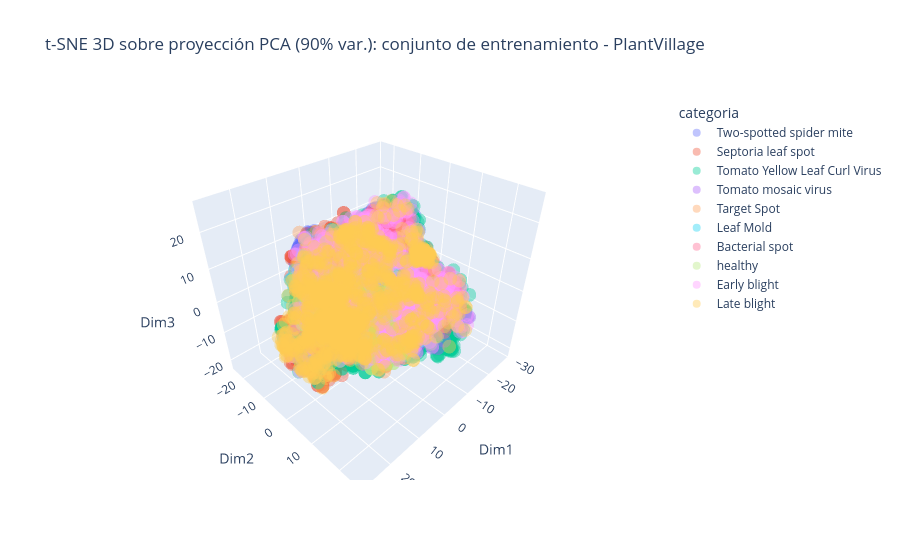
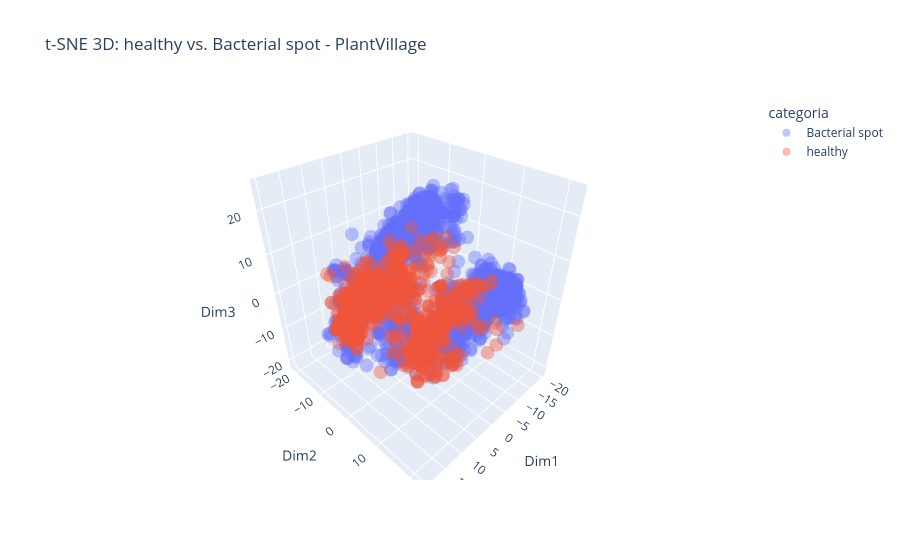
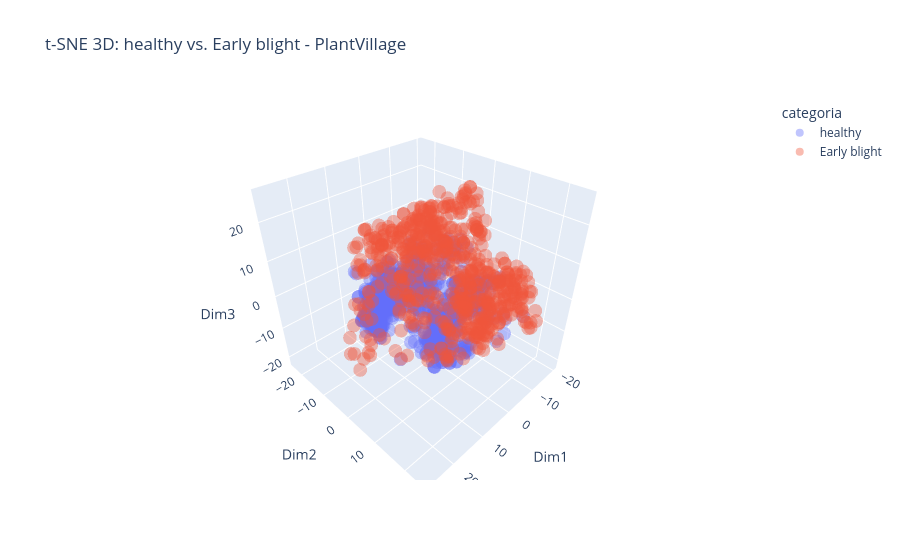
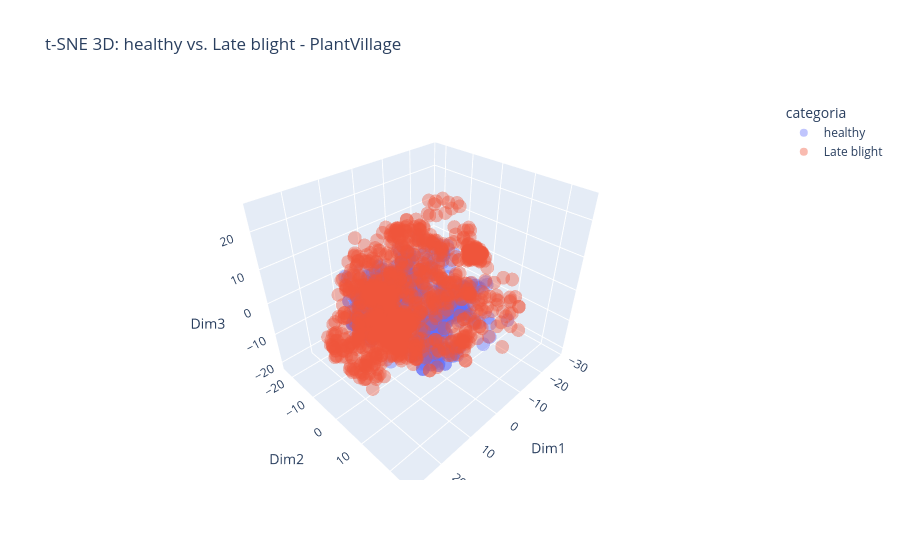

The notebook cell saved with these charts, in order:
### Code cell
# t-SNE 3D sobre la proyección PCA (90% varianza) del train, coloreado por categoría
tsne_plantvillage_3 = TSNE(n_components=3, random_state=42, init='pca', n_jobs=-1)
X_tsne_plantvillage_3 = tsne_plantvillage_3.fit_transform(X_pca_plantvillage_train)
df_tsne_plantvillage_3 = pd.DataFrame(X_tsne_plantvillage_3, columns=['Dim1', 'Dim2', 'Dim3'])
df_tsne_plantvillage_3['categoria'] = meta_plantvillage_train['categoria'].values

fig = px.scatter_3d(
    df_tsne_plantvillage_3, x='Dim1', y='Dim2', z='Dim3', color='categoria',
    opacity=0.4,
    title='t-SNE 3D sobre proyección PCA (90% var.): conjunto de entrenamiento - PlantVillage'
)
fig.show()

# Pares "Sano vs. [enfermedad]" para revisar si hay separación clara par a par,
# aunque no se distinga con las 10 clases encimadas
sano_plantvillage = [c for c in df_tsne_plantvillage_3['categoria'].unique() if 'health' in c.lower()][0]
for enfermedad in sorted(df_tsne_plantvillage_3['categoria'].unique()):
    if enfermedad == sano_plantvillage:
        continue
    subset_par = df_tsne_plantvillage_3[df_tsne_plantvillage_3['categoria'].isin([sano_plantvillage, enfermedad])]
    fig = px.scatter_3d(
        subset_par, x='Dim1', y='Dim2', z='Dim3', color='categoria',
        opacity=0.4,
        title=f't-SNE 3D: {sano_plantvillage} vs. {enfermedad} - PlantVillage'
    )
    fig.show()

tsne_taiwan_3 = TSNE(n_components=3, random_state=42, init='pca', n_jobs=-1)
X_tsne_taiwan_3 = tsne_taiwan_3.fit_transform(X_pca_taiwan_train)
df_tsne_taiwan_3 = pd.DataFrame(X_tsne_taiwan_3, columns=['Dim1', 'Dim2', 'Dim3'])
df_tsne_taiwan_3['categoria'] = meta_taiwan_train['categoria'].values

fig = px.scatter_3d(
    df_tsne_taiwan_3, x='Dim1', y='Dim2', z='Dim3', color='categoria',
    opacity=0.4,
    title='t-SNE 3D sobre proyección PCA (90% var.): conjunto de entrenamiento - Taiwan'
)
fig.show()

sano_taiwan = [c for c in df_tsne_taiwan_3['categoria'].unique() if 'health' in c.lower()][0]
for enfermedad in sorted(df_tsne_taiwan_3['categoria'].unique()):
    if enfermedad == sano_taiwan:
        continue
    subset_par = df_tsne_taiwan_3[df_tsne_taiwan_3['categoria'].isin([sano_taiwan, enfermedad])]
    fig = px.scatter_3d(
        subset_par, x='Dim1', y='Dim2', z='Dim3', color='categoria',
        opacity=0.4,
        title=f't-SNE 3D: {sano_taiwan} vs. {enfermedad} - Taiwan'
    )
    fig.show()

### Figure 1 — Plotly figure (JSON) as saved in the notebook; plotly's stock layout.template omitted (floating-point values rounded to 4 significant figures; data arrays with more than 128 entries replaced by an {"elided": "..."} marker saying what was removed)
{"data": [{"hovertemplate": "categoria=Two-spotted spider mite<br>Dim1=%{x}<br>Dim2=%{y}<br>Dim3=%{z}<extra></extra>", "legendgroup": "Two-spotted spider mite", "marker": {"color": "#636efa", "opacity": 0.4, "symbol": "circle"}, "mode": "markers", "name": "Two-spotted spider mite", "scene": "scene", "showlegend": true, "type": "scatter3d", "x": {"elided": "1073 float values"}, "y": {"elided": "1073 float values"}, "z": {"elided": "1073 float values"}}, {"hovertemplate": "categoria=Septoria leaf spot<br>Dim1=%{x}<br>Dim2=%{y}<br>Dim3=%{z}<extra></extra>", "legendgroup": "Septoria leaf spot", "marker": {"color": "#EF553B", "opacity": 0.4, "symbol": "circle"}, "mode": "markers", "name": "Septoria leaf spot", "scene": "scene", "showlegend": true, "type": "scatter3d", "x": {"elided": "1133 float values"}, "y": {"elided": "1133 float values"}, "z": {"elided": "1133 float values"}}, {"hovertemplate": "categoria=Tomato Yellow Leaf Curl Virus<br>Dim1=%{x}<br>Dim2=%{y}<br>Dim3=%{z}<extra></extra>", "legendgroup": "Tomato Yellow Leaf Curl Virus", "marker": {"color": "#00cc96", "opacity": 0.4, "symbol": "circle"}, "mode": "markers", "name": "Tomato Yellow Leaf Curl Virus", "scene": "scene", "showlegend": true, "type": "scatter3d", "x": {"elided": "3429 float values"}, "y": {"elided": "3429 float values"}, "z": {"elided": "3429 float values"}}, {"hovertemplate": "categoria=Tomato mosaic virus<br>Dim1=%{x}<br>Dim2=%{y}<br>Dim3=%{z}<extra></extra>", "legendgroup": "Tomato mosaic virus", "marker": {"color": "#ab63fa", "opacity": 0.4, "symbol": "circle"}, "mode": "markers", "name": "Tomato mosaic virus", "scene": "scene", "showlegend": true, "type": "scatter3d", "x": {"elided": "239 float values"}, "y": {"elided": "239 float values"}, "z": {"elided": "239 float values"}}, {"hovertemplate": "categoria=Target Spot<br>Dim1=%{x}<br>Dim2=%{y}<br>Dim3=%{z}<extra></extra>", "legendgroup": "Target Spot", "marker": {"color": "#FFA15A", "opacity": 0.4, "symbol": "circle"}, "mode": "markers", "name": "Target Spot", "scene": "scene", "showlegend": true, "type": "scatter3d", "x": {"elided": "899 float values"}, "y": {"elided": "899 float values"}, "z": {"elided": "899 float values"}}, {"hovertemplate": "categoria=Leaf Mold<br>Dim1=%{x}<br>Dim2=%{y}<br>Dim3=%{z}<extra></extra>", "legendgroup": "Leaf Mold", "marker": {"color": "#19d3f3", "opacity": 0.4, "symbol": "circle"}, "mode": "markers", "name": "Leaf Mold", "scene": "scene", "showlegend": true, "type": "scatter3d", "x": {"elided": "610 float values"}, "y": {"elided": "610 float values"}, "z": {"elided": "610 float values"}}, {"hovertemplate": "categoria=Bacterial spot<br>Dim1=%{x}<br>Dim2=%{y}<br>Dim3=%{z}<extra></extra>", "legendgroup": "Bacterial spot", "marker": {"color": "#FF6692", "opacity": 0.4, "symbol": "circle"}, "mode": "markers", "name": "Bacterial spot", "scene": "scene", "showlegend": true, "type": "scatter3d", "x": {"elided": "1361 float values"}, "y": {"elided": "1361 float values"}, "z": {"elided": "1361 float values"}}, {"hovertemplate": "categoria=healthy<br>Dim1=%{x}<br>Dim2=%{y}<br>Dim3=%{z}<extra></extra>", "legendgroup": "healthy", "marker": {"color": "#B6E880", "opacity": 0.4, "symbol": "circle"}, "mode": "markers", "name": "healthy", "scene": "scene", "showlegend": true, "type": "scatter3d", "x": {"elided": "1014 float values"}, "y": {"elided": "1014 float values"}, "z": {"elided": "1014 float values"}}, {"hovertemplate": "categoria=Early blight<br>Dim1=%{x}<br>Dim2=%{y}<br>Dim3=%{z}<extra></extra>", "legendgroup": "Early blight", "marker": {"color": "#FF97FF", "opacity": 0.4, "symbol": "circle"}, "mode": "markers", "name": "Early blight", "scene": "scene", "showlegend": true, "type": "scatter3d", "x": {"elided": "640 float values"}, "y": {"elided": "640 float values"}, "z": {"elided": "640 float values"}}, {"hovertemplate": "categoria=Late blight<br>Dim1=%{x}<br>Dim2=%{y}<br>Dim3=%{z}<extra></extra>", "legendgroup": "Late blight", "marker": {"color": "#FECB52", "opacity": 0.4, "symbol": "circle"}, "mode": "markers", "name": "Late blight", "scene": "scene", "showlegend": true, "type": "scatter3d", "x": {"elided": "1218 float values"}, "y": {"elided": "1218 float values"}, "z": {"elided": "1218 float values"}}], "layout": {"legend": {"title": {"text": "categoria"}, "tracegroupgap": 0}, "scene": {"domain": {"x": [0.0, 1.0], "y": [0.0, 1.0]}, "xaxis": {"title": {"text": "Dim1"}}, "yaxis": {"title": {"text": "Dim2"}}, "zaxis": {"title": {"text": "Dim3"}}}, "title": {"text": "t-SNE 3D sobre proyección PCA (90% var.): conjunto de entrenamiento - PlantVillage"}}}

### Figure 2 — Plotly figure (JSON) as saved in the notebook; plotly's stock layout.template omitted (floating-point values rounded to 4 significant figures; data arrays with more than 128 entries replaced by an {"elided": "..."} marker saying what was removed)
{"data": [{"hovertemplate": "categoria=Bacterial spot<br>Dim1=%{x}<br>Dim2=%{y}<br>Dim3=%{z}<extra></extra>", "legendgroup": "Bacterial spot", "marker": {"color": "#636efa", "opacity": 0.4, "symbol": "circle"}, "mode": "markers", "name": "Bacterial spot", "scene": "scene", "showlegend": true, "type": "scatter3d", "x": {"elided": "1361 float values"}, "y": {"elided": "1361 float values"}, "z": {"elided": "1361 float values"}}, {"hovertemplate": "categoria=healthy<br>Dim1=%{x}<br>Dim2=%{y}<br>Dim3=%{z}<extra></extra>", "legendgroup": "healthy", "marker": {"color": "#EF553B", "opacity": 0.4, "symbol": "circle"}, "mode": "markers", "name": "healthy", "scene": "scene", "showlegend": true, "type": "scatter3d", "x": {"elided": "1014 float values"}, "y": {"elided": "1014 float values"}, "z": {"elided": "1014 float values"}}], "layout": {"legend": {"title": {"text": "categoria"}, "tracegroupgap": 0}, "scene": {"domain": {"x": [0.0, 1.0], "y": [0.0, 1.0]}, "xaxis": {"title": {"text": "Dim1"}}, "yaxis": {"title": {"text": "Dim2"}}, "zaxis": {"title": {"text": "Dim3"}}}, "title": {"text": "t-SNE 3D: healthy vs. Bacterial spot - PlantVillage"}}}

### Figure 3 — Plotly figure (JSON) as saved in the notebook; plotly's stock layout.template omitted (floating-point values rounded to 4 significant figures; data arrays with more than 128 entries replaced by an {"elided": "..."} marker saying what was removed)
{"data": [{"hovertemplate": "categoria=healthy<br>Dim1=%{x}<br>Dim2=%{y}<br>Dim3=%{z}<extra></extra>", "legendgroup": "healthy", "marker": {"color": "#636efa", "opacity": 0.4, "symbol": "circle"}, "mode": "markers", "name": "healthy", "scene": "scene", "showlegend": true, "type": "scatter3d", "x": {"elided": "1014 float values"}, "y": {"elided": "1014 float values"}, "z": {"elided": "1014 float values"}}, {"hovertemplate": "categoria=Early blight<br>Dim1=%{x}<br>Dim2=%{y}<br>Dim3=%{z}<extra></extra>", "legendgroup": "Early blight", "marker": {"color": "#EF553B", "opacity": 0.4, "symbol": "circle"}, "mode": "markers", "name": "Early blight", "scene": "scene", "showlegend": true, "type": "scatter3d", "x": {"elided": "640 float values"}, "y": {"elided": "640 float values"}, "z": {"elided": "640 float values"}}], "layout": {"legend": {"title": {"text": "categoria"}, "tracegroupgap": 0}, "scene": {"domain": {"x": [0.0, 1.0], "y": [0.0, 1.0]}, "xaxis": {"title": {"text": "Dim1"}}, "yaxis": {"title": {"text": "Dim2"}}, "zaxis": {"title": {"text": "Dim3"}}}, "title": {"text": "t-SNE 3D: healthy vs. Early blight - PlantVillage"}}}

### Figure 4 — Plotly figure (JSON) as saved in the notebook; plotly's stock layout.template omitted (floating-point values rounded to 4 significant figures; data arrays with more than 128 entries replaced by an {"elided": "..."} marker saying what was removed)
{"data": [{"hovertemplate": "categoria=healthy<br>Dim1=%{x}<br>Dim2=%{y}<br>Dim3=%{z}<extra></extra>", "legendgroup": "healthy", "marker": {"color": "#636efa", "opacity": 0.4, "symbol": "circle"}, "mode": "markers", "name": "healthy", "scene": "scene", "showlegend": true, "type": "scatter3d", "x": {"elided": "1014 float values"}, "y": {"elided": "1014 float values"}, "z": {"elided": "1014 float values"}}, {"hovertemplate": "categoria=Late blight<br>Dim1=%{x}<br>Dim2=%{y}<br>Dim3=%{z}<extra></extra>", "legendgroup": "Late blight", "marker": {"color": "#EF553B", "opacity": 0.4, "symbol": "circle"}, "mode": "markers", "name": "Late blight", "scene": "scene", "showlegend": true, "type": "scatter3d", "x": {"elided": "1218 float values"}, "y": {"elided": "1218 float values"}, "z": {"elided": "1218 float values"}}], "layout": {"legend": {"title": {"text": "categoria"}, "tracegroupgap": 0}, "scene": {"domain": {"x": [0.0, 1.0], "y": [0.0, 1.0]}, "xaxis": {"title": {"text": "Dim1"}}, "yaxis": {"title": {"text": "Dim2"}}, "zaxis": {"title": {"text": "Dim3"}}}, "title": {"text": "t-SNE 3D: healthy vs. Late blight - PlantVillage"}}}
